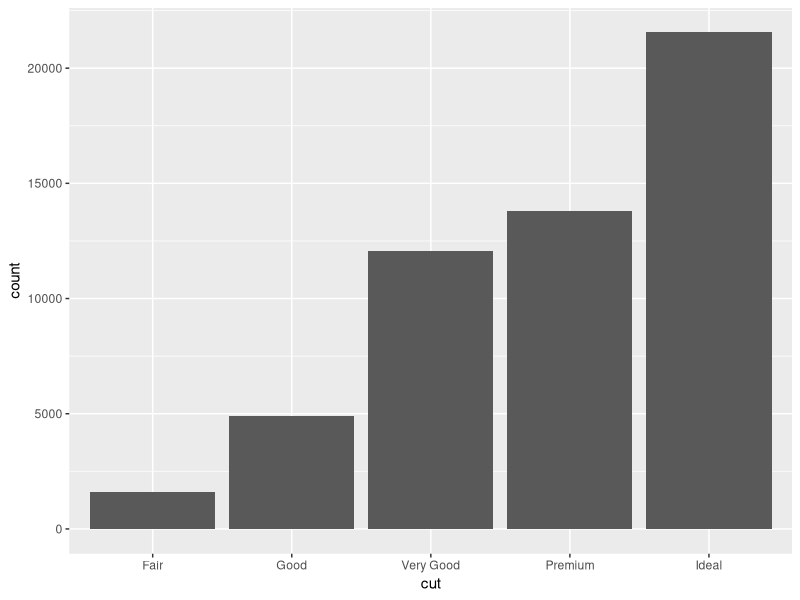
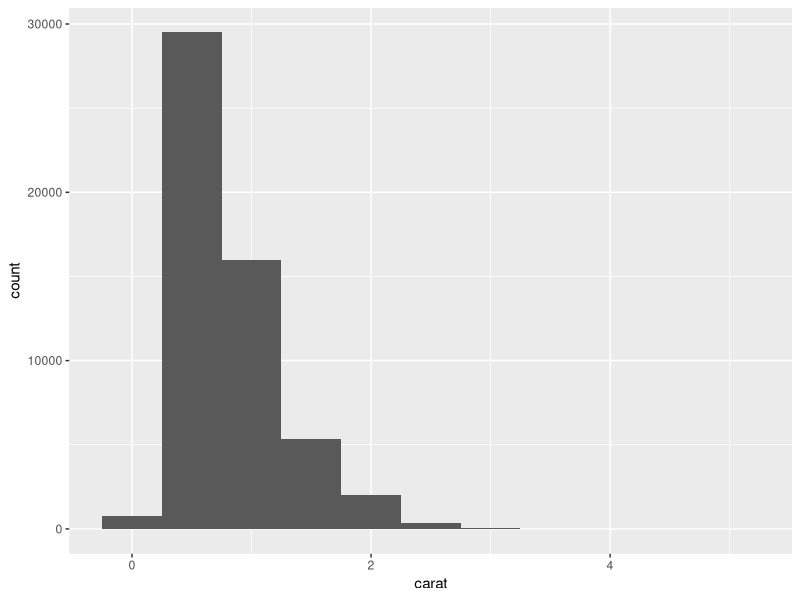
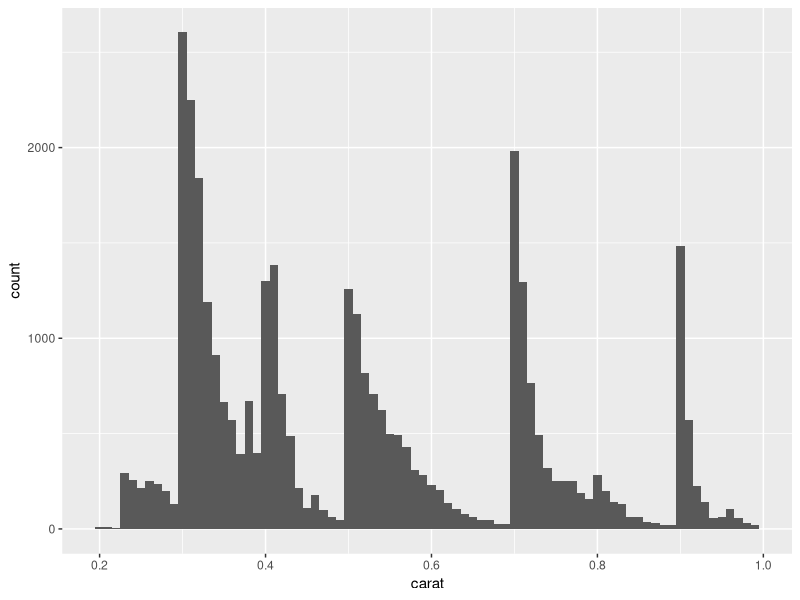
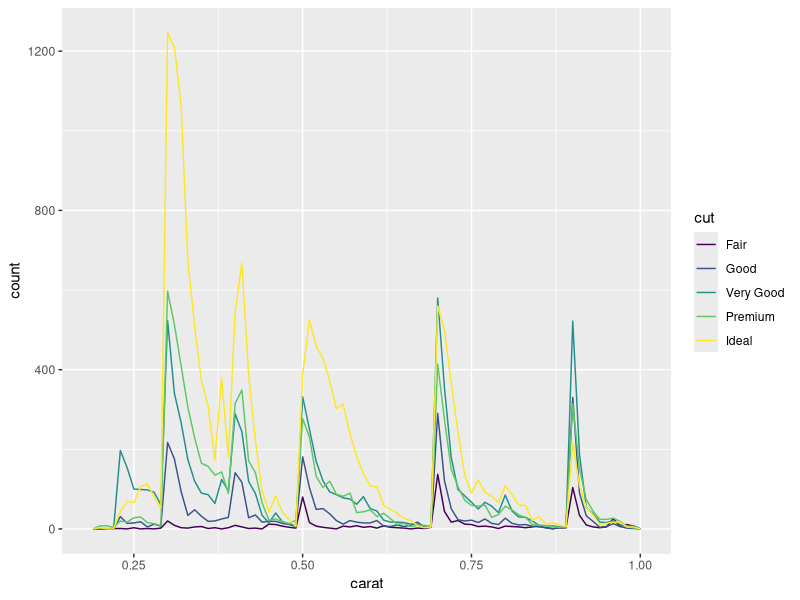
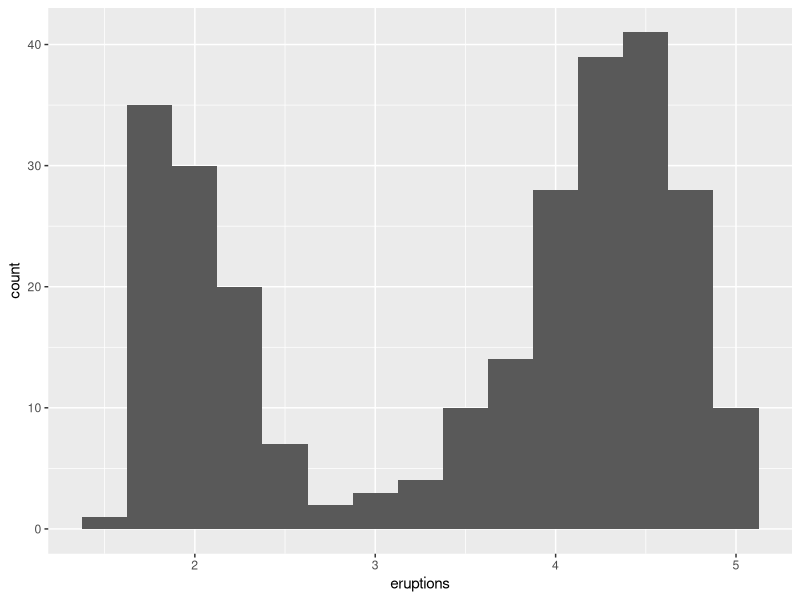
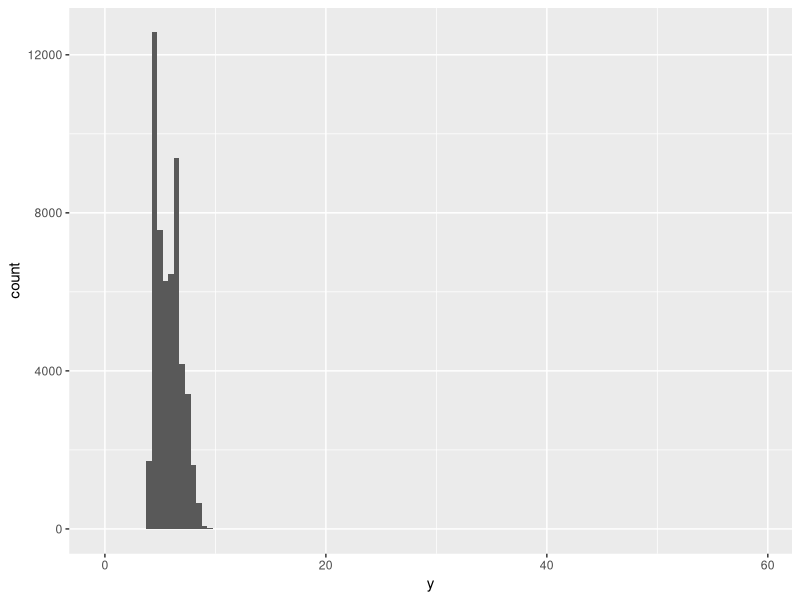
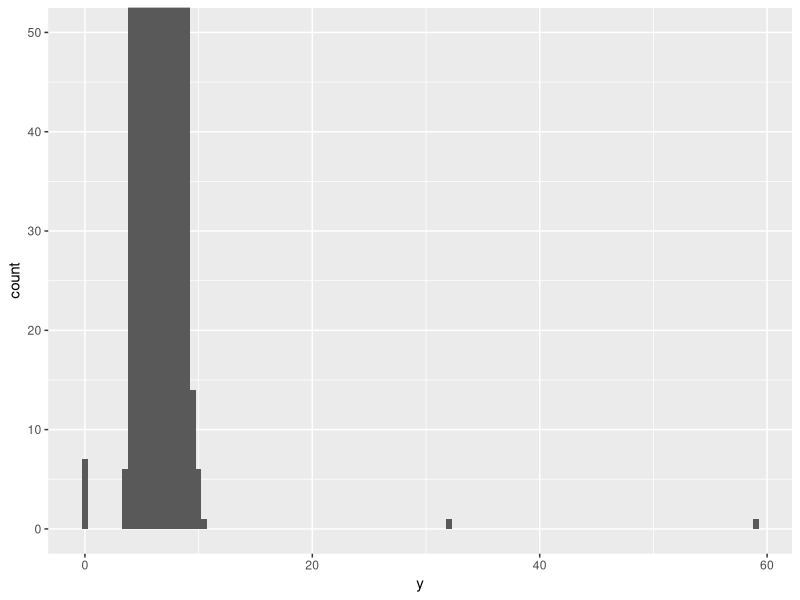
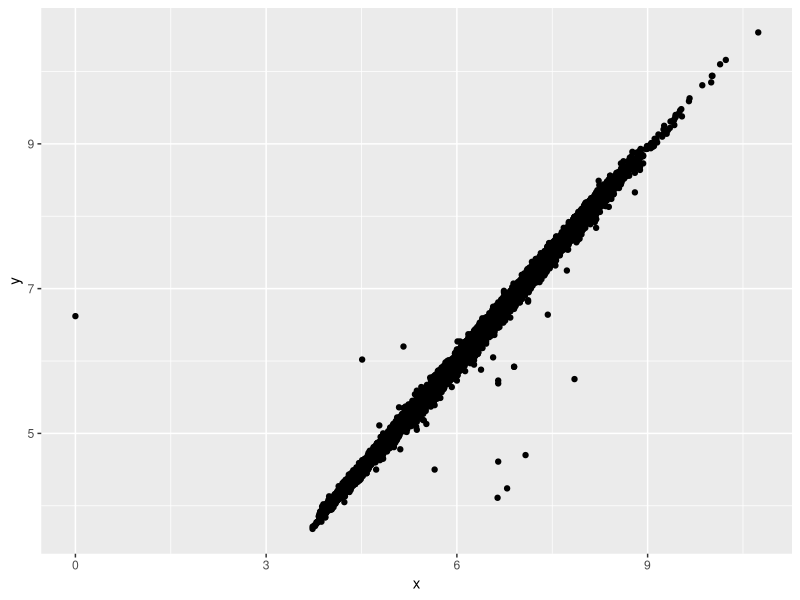

Generate these figures, in order, with R:
## ---- chunk 1
library(tidyverse)
## ---- chunk 2
ggplot(data = diamonds) +
        geom_bar(mapping = aes(x=cut))
## ---- chunk 3
ggplot(diamonds) + 
        geom_histogram(mapping = aes(x=carat), binwidth = 0.5)

count(diamonds, cut_width(carat,0.5))
## ---- chunk 4
smaller <- diamonds %>% 
        filter(carat<1)

ggplot(data = smaller, mapping = aes(x = carat)) + 
        geom_histogram(binwidth = 0.01)

ggplot(data = smaller, mapping = aes(x = carat, color = cut)) +
        geom_freqpoly(binwidth = 0.01)
## ---- chunk 5
ggplot(data=faithful, mapping=aes(x=eruptions)) + 
        geom_histogram(binwidth=0.25)
# clustered into two groups. Short eruptions(~2mins) and long eruptions(>5mins)
## ---- chunk 6
ggplot(diamonds) + 
        geom_histogram(mapping = aes(x=y), binwidth = 0.5)

# Zooming in for a closer look
ggplot(diamonds) + 
        geom_histogram(mapping = aes(x=y), binwidth = 0.5) + 
        coord_cartesian(ylim = c(0,50))
# It is noticed that there are 3 outliers: 0, ~30, and ~60.
## ---- chunk 7
unusual <- diamonds %>%
        filter(y<3|y>20) %>%
        arrange(y)
unusual
## ---- chunk 8
# Removes outliers by making them NA values
diamonds2 <- diamonds %>%
        mutate(y = ifelse(y<3|y>20,NA,y))

ggplot(data=diamonds2, mapping=aes(x=x,y=y)) +
        geom_point()

ggplot(data=diamonds, mapping=aes(x=x,y=y)) +
        geom_point()
## ---- chunk 9
# Displaying the uselessness of the def appearance of geom_freqpoly()
# It makes it hard to see the differences in shape to the data compared being different

ggplot(data=diamonds, mapping=aes(x=price)) +
        geom_freqpoly(mapping=aes(color=cut), binwidth=500)

# It's hard to see the difference in distribution because the overall counts differ so much
ggplot(diamonds) + geom_bar(mapping=aes(x=cut))
## ---- chunk 10
# This issue can be solved via standardization and this is achieved by replacing count (on y axis) with with density.
# Density is count standardized so that the area under each frequency polygon is 1.

ggplot(diamonds, aes(x=price, y=..density..)) +
        geom_freqpoly(aes(color=cut), binwidth=500)

# Frequency Plots are a little hard to interprete
## ---- chunk 11
ggplot(diamonds, aes(x=cut, y=price)) +
        geom_boxplot()
## ---- chunk 12
ggplot(mpg, aes(x=class, y=hwy)) +
        geom_boxplot()
## ---- chunk 13
# Reordering class based on median value of hwy

ggplot(mpg) + 
        geom_boxplot(aes(x=reorder(class, hwy, FUN=median), y=hwy))

# flipping plot
ggplot(mpg) + 
        geom_boxplot(aes(x=reorder(class, hwy, FUN=median), y=hwy)) +
        coord_flip()

## ---- chunk 14
# Visualizing the covariation between two categorical variables
# Use geom_count()

ggplot(diamonds) +
        geom_count(aes(x=cut, y=color))
## ---- chunk 15
# Another approach is to compute the count with dplyr and then visualize with geom_tile()

diamonds %>%
        count(color,cut)

diamonds %>%
        count(color,cut) %>%
        ggplot(aes(x=color, y=cut)) +
        geom_tile(aes(fill=n))

## ---- chunk 16
# Visualization using a scatterplot.

ggplot(diamonds) +
        geom_point(aes(y=price, x=carat))

# Enhancing readability by adding transparency
ggplot(diamonds) +
        geom_point(aes(y=price, x=carat), alpha = 0.01)


## ---- chunk 17
# Don't get this sha
ggplot(smaller, aes(x=carat, y=price)) +
        geom_boxplot(aes(group=cut_width(carat, 0.1)))

